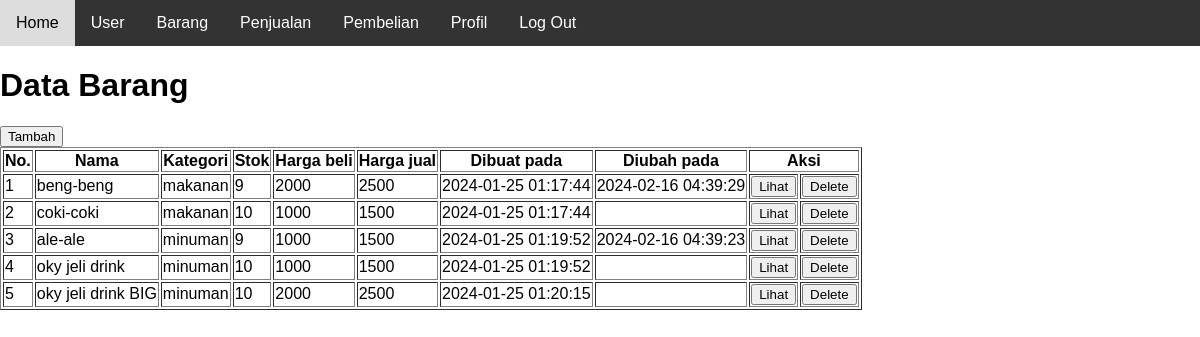
/barang.php (signed in), run on the app's committed database.
### tables this page shows
CREATE TABLE `barang` (
  `id` int(10) UNSIGNED NOT NULL,
  `nama` varchar(50) NOT NULL,
  `kategori` enum('makanan','minuman') NOT NULL,
  `stok` int(10) UNSIGNED NOT NULL,
  `harga_beli` int(10) UNSIGNED NOT NULL,
  `harga_jual` int(10) UNSIGNED NOT NULL,
  `created_at` timestamp NOT NULL DEFAULT current_timestamp(),
  `updated_at` timestamp NULL DEFAULT NULL ON UPDATE current_timestamp()
);

### barang.php (the view, shortened to what this page needs)
<!DOCTYPE html>
<html>
<head>
</head>
<body>
    <?php include "menu.php"; ?>
    <?php
    require "koneksi.php";
    $sql = "SELECT * FROM barang";
    $query = mysqli_query($koneksi, $sql);
    ?>
    <div>
        <h1>Data Barang</h1>
        <form action="new-barang.php" method="GET">
            <button type="submit">Tambah</button>
        </form>
        <table border="1">
            <tr>
                <th>No.</th>
                <th>Nama</th>
                <th>Kategori</th>
                <th>Stok</th>
                <th>Harga beli</th>
                <th>Harga jual</th>
                <th>Dibuat pada</th>
                <th>Diubah pada</th>
                <th colspan="2">Aksi</th>
            </tr>
            <?php $i = 1; ?>
            <?php while ($barang = mysqli_fetch_array($query)) : ?>
                <tr>
                    <td><?= $i ?></td>
                    <td><?= $barang["nama"] ?></td>
                    <td><?= $barang["kategori"] ?></td>
                    <td><?= $barang["stok"] ?></td>
                    <td><?= $barang["harga_beli"] ?></td>
                    <td><?= $barang["harga_jual"] ?></td>
                    <td><?= $barang["created_at"] ?></td>
                    <td><?= $barang["updated_at"] ?></td>
                    <td>
                        <form action="read-barang.php" method="GET">
                            <button type="submit">Lihat</button>
                        </form>
                    </td>
                    <td>
                        <form action="delete-barang.php" method="POST" onsubmit="return konfirmasi(this)">
                            <button type="submit">Delete</button>
                        </form>
                    </td>
                </tr>
                <?php $i++; ?>
            <?php endwhile ?>
        </table>
    </div>
</body>
</html>

### menu.php (style rules this page uses)
body { font-family: Arial, sans-serif; margin: 0; padding: 0; }

### data on the page
barang: nama "beng-beng", kategori "makanan", stok "9", harga_beli "2000", harga_jual "2500", created_at "2024-01-25 01:17:44", updated_at "2024-02-16 04:39:29"
barang: nama "coki-coki", kategori "makanan", stok "10", harga_beli "1000", harga_jual "1500", created_at "2024-01-25 01:17:44"
barang: nama "ale-ale", kategori "minuman", stok "9", harga_beli "1000", harga_jual "1500", created_at "2024-01-25 01:19:52", updated_at "2024-02-16 04:39:23"
barang: nama "oky jeli drink", kategori "minuman", stok "10", harga_beli "1000", harga_jual "1500", created_at "2024-01-25 01:19:52"
barang: nama "oky jeli drink BIG", kategori "minuman", stok "10", harga_beli "2000", harga_jual "2500", created_at "2024-01-25 01:20:15"
